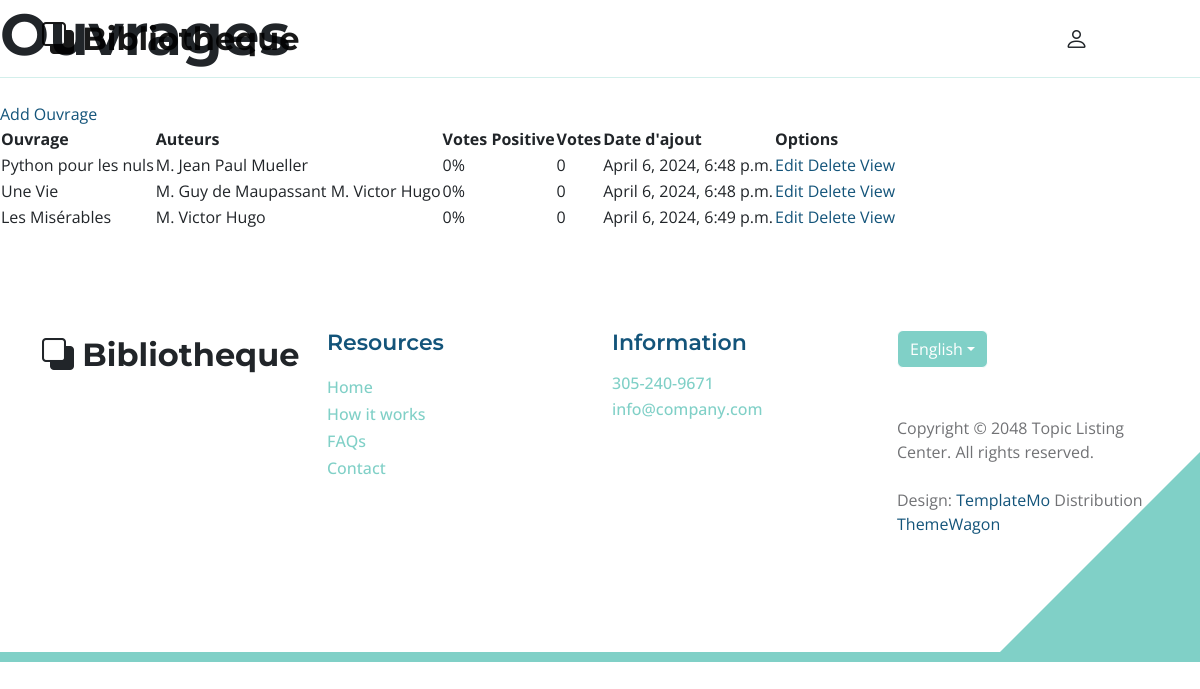
The app's page /ouvrages, older data.
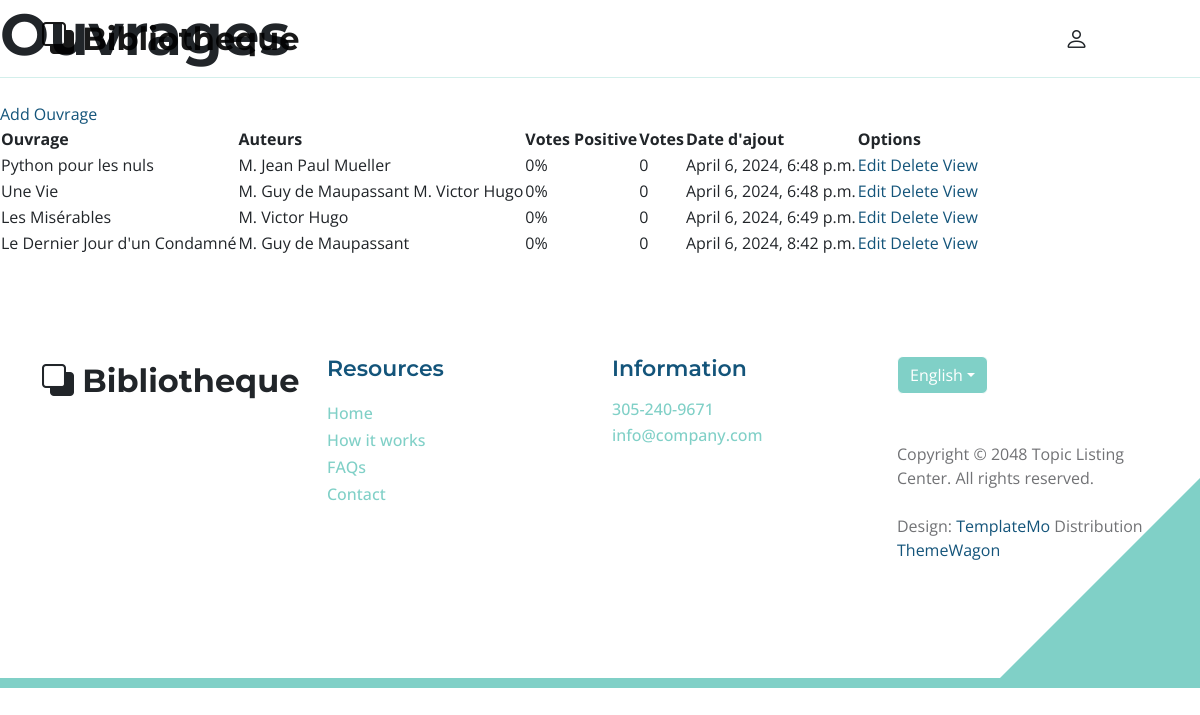
The same page, newer data.
### ouvrages/models.py (models this page shows, shortened)
class Ouvrage(models.Model):
    id = models.UUIDField(default=uuid.uuid4, unique=True, primary_key=True, editable=False)
    titre = models.CharField(max_length=200)
    auteurs = models.ManyToManyField('Auteur', blank=True)
    featured_image = models.ImageField(null=True, blank=True, default="default.jpg")
    description = models.TextField(blank=True)
    categories = models.ManyToManyField('Categorie', blank=True)
    recommended = models.BooleanField(default=False, blank=True)
    exemplaires_total = models.IntegerField(default=0, null=True, blank=True)
    vote_total = models.IntegerField(default=0, null=True, blank=True)
    vote_ratio = models.IntegerField(default=0, null=True, blank=True)
    date_achat = models.DateTimeField(auto_now_add=True)

class Auteur(models.Model):
    id = models.UUIDField(default=uuid.uuid4, unique=True, primary_key=True, editable=False)
    MONSIEUR = 'M'
    MADAME = 'MME'
    TITLE_CHOICES = [
    (MONSIEUR, 'M.'),
    (MADAME, 'Mme.'),
    ]
    nomComplet = models.CharField(max_length=100)
    title = models.CharField(max_length=3, choices=TITLE_CHOICES)
    birth_date = models.DateField(blank=True, null=True)
    def __str__(self):
        return f"{self.title}. {self.nomComplet}"

### ouvrages/views.py (the view)
# urls.py: path("",include('ouvrages.urls'))
def ouvrages(request):
    ouvrages = Ouvrage.objects.all()
    context = {'ouvrages': ouvrages}
    return render(request, 'ouvrages/ouvrages.html', context)

### ouvrages/templates/ouvrages/ouvrages.html
{% extends "main.html" %}
{% block content%}
{% load static %}
<h1>Ouvrages</h1>
<br>
<a href="{% url 'ouvrages:create-ouvrage'%}">Add Ouvrage</a>
<br>
<table>
    <tr>
        <th>Ouvrage</th>
        <th>Auteurs</th>
        <th>Votes Positive</th>
        <th>Votes</th>
        <th>Date d'ajout</th>
        <th>Options</th>
    </tr>
    {% for ouvrage in ouvrages%}
        <tr>
            <td>{{ouvrage.titre}}</td>
            <td>{%for auteur in ouvrage.auteurs.all%}
                    {{auteur}}
                {%endfor%}
            </td>
            <td>{{ouvrage.vote_ratio}}%</td>
            <td>{{ouvrage.vote_total}}</td>
            <td>{{ouvrage.date_achat}}</td>
            <td><a href="{% url 'ouvrages:update-ouvrage' ouvrage.id%}">Edit</a>
            <a href="{% url 'ouvrages:delete-ouvrage' ouvrage.id%}">Delete</a>
            <a href="{% url 'ouvrages:ouvrage' ouvrage.id%}">View</a></td>
        </tr>
    {% endfor %}
</table>
{% endblock content%}

Row changes from the older to the newer data that the page shows:
added Ouvrage: titre "Le Dernier Jour d'un Condamné", vote_ratio "0", vote_total "0", date_achat "April 6, 2024, 8:42 p.m.", Auteur (title+nomComplet "M. Guy de Maupassant")
